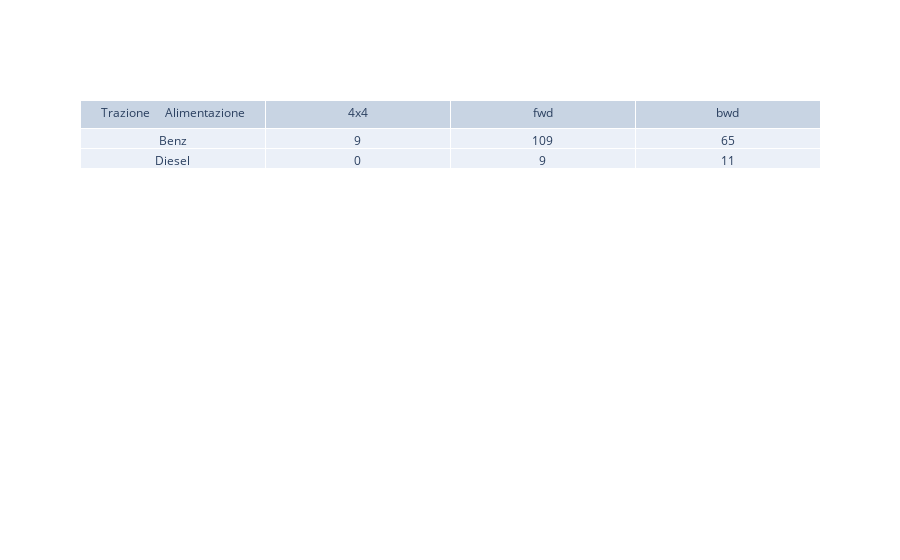

The notebook cell saved with this chart:
### Markdown cell above
### 1.2 

Raggruppate la variabile "smokes" nei seguenti 2 gruppi: 
- Primo gruppo di nome NoSmoker (questo gruppo identifica i non fumatori: tutti quelli che hanno idicato {no} nel campo "smokes") 
- Secondo gruppo di nome Smoker (questo gruppo identifica per noi tutti i fumatori: quelli che NON hanno indicato 'no' nel campo 'smokes')

Si costruisca la tabella di contingenza per la coppia di variabili "sex" e "smokes" (usando i gruppi definiti sopra).  

Hint1: Non dovete usare particolari comandi Python per calcolare la tabella di contingenza. Ricordatevi come è definita e provate a costruirla voi.  
Hint2: Nella cella sotto trovate un modo veloce per visualizzare una tabella utilizzando il pacchetto Plotly. Maggiori dettagli [QUI](https://plot.ly/python/table/). Oppure visualizzate un dataframe in pandas come visto a lezione.

### Code cell
# Hint (plot Table)
import plotly.offline as py
import plotly.graph_objs as go
py.init_notebook_mode(connected=True)

# Plotto Tabella con plotly
valori = [ ["Benz", "Diesel"], [9, 0], [109, 9], [65, 11]] # Ogni elemento della lista è una colonna della tabella

trace = go.Table(
                header = dict(values = ["Trazione \t \n Alimentazione", "4x4", "fwd", "bwd"]),
                cells = dict(values = valori) )
py.iplot([trace])

# Plotto Tabella come dataframe
valori = [[9, 109, 65], [0, 9, 11]]
t = pd.DataFrame(valori, index = ["Benz", "Diesel"], columns = ["4x4", "fwd", "bwd"])
t

### Figure 1 — Plotly figure (JSON) as saved in the notebook; plotly's stock layout.template omitted (floating-point values rounded to 4 significant figures)
{"data": [{"cells": {"values": [["Benz", "Diesel"], [9, 0], [109, 9], [65, 11]]}, "header": {"values": ["Trazione \t \n Alimentazione", "4x4", "fwd", "bwd"]}, "type": "table"}], "layout": {}}
